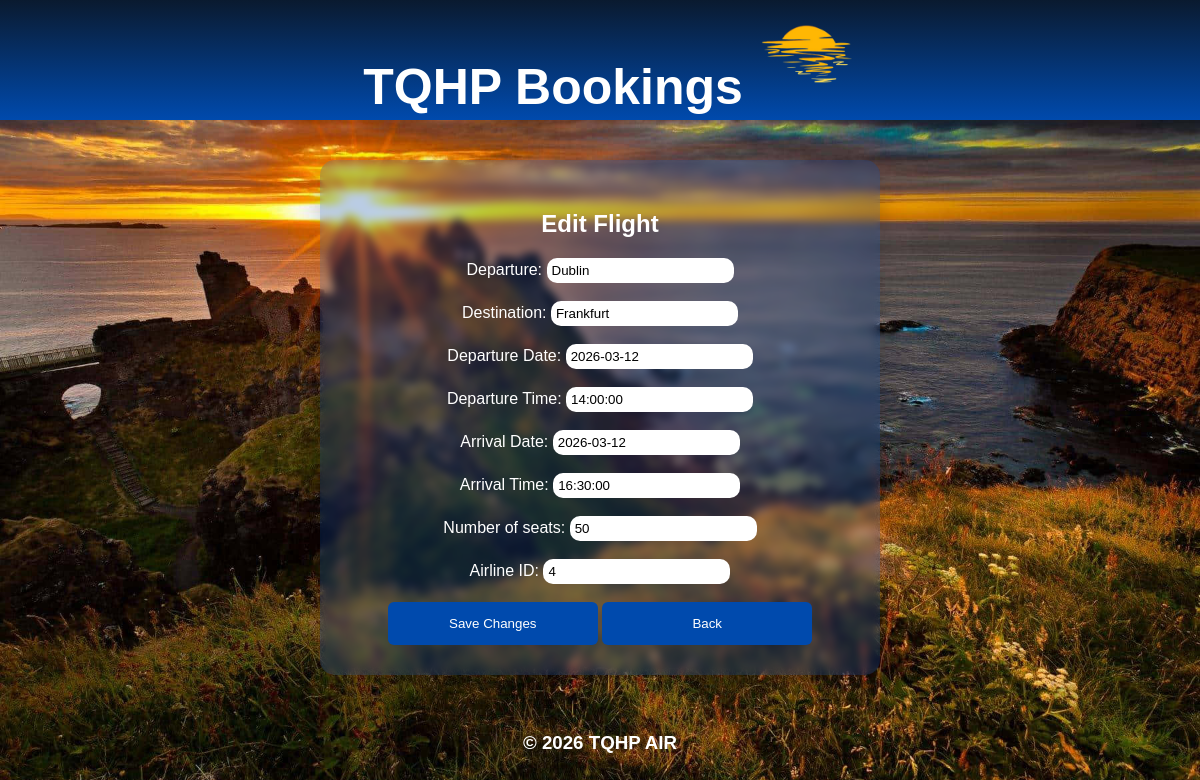
The app's page /editFlight/3 with its own data.
### tables this page shows
CREATE TABLE Flight (
    flightNumber INTEGER PRIMARY KEY AUTOINCREMENT,
    departure TEXT NOT NULL,
    destination TEXT NOT NULL,
    departureDate TEXT NOT NULL,
    departureTime TEXT NOT NULL,
    arrivalDate TEXT NOT NULL,
    arrivalTime TEXT NOT NULL,
    numberSeats INTEGER NOT NULL,
    airlineID INTEGER,
    FOREIGN KEY (airlineID) REFERENCES Airline(airlineID)
);

### app.py (the view, shortened to what this page needs)
@app.route("/editFlight/<int:flightID>", methods=["GET", "POST"])
def editFlight(flightID):
    conn = getDbConnection()
    f = conn.execute("SELECT * FROM Flight WHERE flightNumber =?", (flightID,)).fetchone()
    flight = conn.execute("SELECT * FROM Flight WHERE flightNumber =?", (flightID,)).fetchone()
    conn.close()
    return render_template("editFlight.html", flight=flight)

### app.py (called while the page is built)
def getDbConnection():
    conn = sqlite3.connect("AirPlaneSystem.db")
    conn.row_factory = sqlite3.Row
    return conn

### templates/editFlight.html (shortened to what this page needs)
<!DOCTYPE html>
<html lang="en">
<head>
    <link rel="stylesheet" href="{{ url_for('static', filename='airplane.css') }}">
</head>
<body>
        <div class = "topBar">
        <h1>
             TQHP Bookings
            <img id="logo" src="{{ url_for('static', filename='Images/sunset logo.png') }}">
        </h1>
    </div>
    <div class = "main">
    <div class = "entry">
    <form method="POST">
        <h2>Edit Flight</h2>
        Departure:
        <input type="text" name="Departure" value="{{ flight['departure'] }}" required><br><br>
        Destination:
        <input type="text" name="Destination" value="{{ flight['destination'] }}" required><br><br>
        Departure Date:
        <input type="text" name="Departure Date" value="{{ flight['departureDate'] }}" required><br><br>
        Departure Time:
        <input type="text" name="Departure Time" value="{{ flight['departureTime'] }}" required><br><br>
        Arrival Date:
        <input type="text" name="Arrival Date" value="{{ flight['arrivalDate'] }}" required><br><br>
        Arrival Time:
        <input type="text" name="Arrival Time" value="{{ flight['arrivalTime'] }}" required><br><br>
        Number of seats:
        <input type="text" name="Number of seats" value="{{ flight['numberSeats'] }}" required><br><br>
        Airline ID:
        <input type="text" name="Airline ID" value="{{ flight['airlineID'] }}" required><br><br>
        <button class = "button" type="submit">Save Changes</button>
        <button class = "backButton" type ="button" onclick="location.href='/admin'">Back</button>
    </form>
    </div>
    </div>
    <div class = "bottomBar">
        <h3>© 2026 TQHP AIR</h3>
    </div>
</body>
</html>

### static/airplane.css (style rules this page uses)
html, body { height:100%; margin: 0; padding:0; width: 100% }
body { font-family: 'Travelnesia', sans-serif; background: url("/static/Images/Sunset.jpg"); background-size: cover; background-position: center; background-repeat: no-repeat; display: flex; flex-direction: column; }
.topBar { font-family:'Travelnesia', sans-serif; height: 15%; display: flex; align-items: center; justify-content: center; gap: 15px; padding-left: 20px; font-size: 25px; background: linear-gradient(180deg, #0A1A2F, #004AAD); color: white; }
#logo { height: 100px; width: auto; }
.main { height: 70%; text-align: center; display: flex; flex-direction: column; justify-content: center; align-items: center; position: relative; padding-top: 30px; }
.entry { display: flex; flex-direction: column; justify-content: center; align-items: center; text-align: center; background: rgba(0, 74, 173, 0.25); backdrop-filter: blur(4px); color: white; padding: 30px; width: 500px; border-radius: 15px; box-shadow: 0 10px 25px rgba(0,0,0,0.2); position: relative; }
.bottomBar { height: 15%; text-align: center; display: flex; justify-content: center; align-items: center; color: white; }
button { background: #004AAD; color: white; padding: 14px 20px; border: none; border-radius: 6px; cursor: pointer; transition: all 0.2s ease; width: 210px; }
input { padding: 5px; border-radius: 10px; border: none; }

### records on screen
Flight: Departure "Dublin", Destination "Frankfurt", departureDate "2026-03-12", departureTime "14:00:00", arrivalDate "2026-03-12", arrivalTime "16:30:00", numberSeats "50", airlineID "4"
